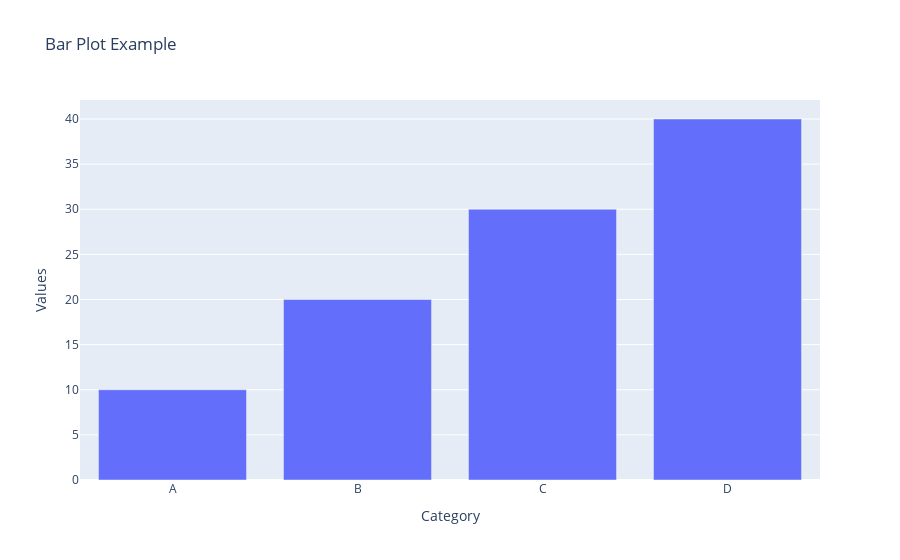

Here is the notebook cell this chart was saved with:
### Code cell
#Ques.5 Generate a bar plot using Plotly

import plotly.express as px
import pandas as pd
data = {
    'Category': ['A', 'B', 'C', 'D'],
    'Values': [10, 20, 30, 40]
    }
df = pd.DataFrame(data)

fig = px.bar(df, x='Category', y='Values', title="Bar Plot Example")
fig.show()

### Figure 1 — Plotly figure (JSON) as saved in the notebook; plotly's stock layout.template omitted (floating-point values rounded to 4 significant figures)
{"data": [{"hovertemplate": "Category=%{x}<br>Values=%{y}<extra></extra>", "legendgroup": "", "marker": {"color": "#636efa", "pattern": {"shape": ""}}, "name": "", "orientation": "v", "showlegend": false, "textposition": "auto", "type": "bar", "x": ["A", "B", "C", "D"], "xaxis": "x", "y": [10, 20, 30, 40], "yaxis": "y"}], "layout": {"barmode": "relative", "legend": {"tracegroupgap": 0}, "title": {"text": "Bar Plot Example"}, "xaxis": {"anchor": "y", "domain": [0, 1], "title": {"text": "Category"}}, "yaxis": {"anchor": "x", "domain": [0, 1], "title": {"text": "Values"}}}}
